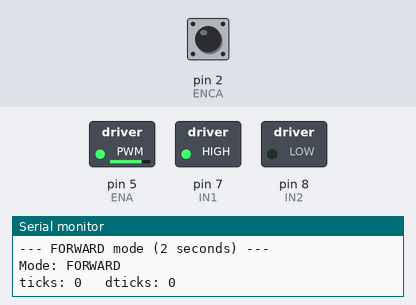
The sketch below on a simulated Arduino Uno, built with avr-gcc and run on an emulated ATmega328P. On the bench: switched loads named in the sketch (green lamp = pin HIGH), the last lines printed to the serial monitor. Inputs (shaded band) come from the test bench; at power-on: pin 2 (ENCA) HIGH.

Above: at 0.05 s.
At 2.05 s:
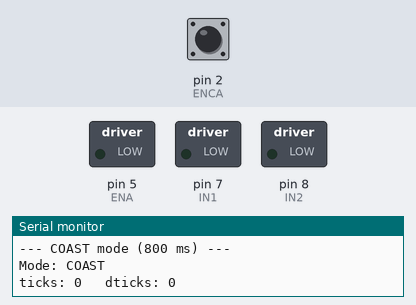
At 3.8 s:
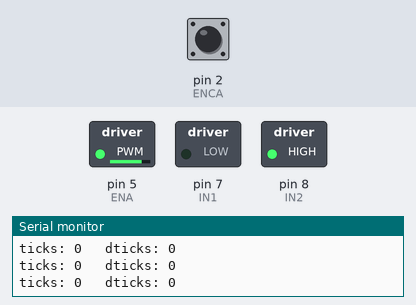
At 7.55 s:
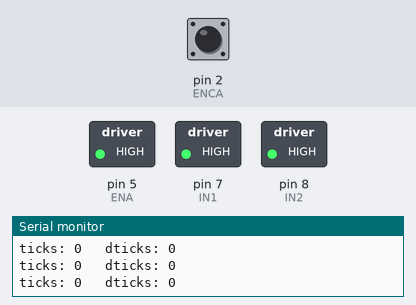
Timing chart, 0 to 9.9 s (numbered marks = the images above):
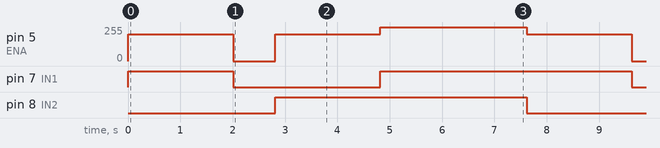

The sketch:

lab6_task4_hbridge.ino
```cpp
/*
 * Task 4: L298N H-Bridge Motor Driver Integration
 * Mechatronics Lab, Session 6 - University of Tehran
 *
 * Cycles the motor through FORWARD (2 s) -> COAST (800 ms) ->
 * REVERSE (2 s) -> BRAKE (800 ms), printing ticks every 200 ms.
 *
 * Wiring:
 *   Encoder A -> D2 (INT0), Encoder B -> D4, Encoder VCC -> 3.3 V
 *   L298N ENA -> D5 (PWM), IN1 -> D7, IN2 -> D8, motor supply 12 V
 */

#define ENCA 2
#define ENCB 4
#define ENA 5  // PWM pin for speed control
#define IN1 7  // Direction control 1
#define IN2 8  // Direction control 2

volatile long ticks = 0;
volatile uint32_t lastISRmicros = 0;
const uint32_t minEdgeUs = 50;  // Debounce threshold (us)

// Motor control modes
enum MotorMode { FORWARD, REVERSE, BRAKE, COAST };

void isrEncA() {
  uint32_t now = micros();
  if (now - lastISRmicros < minEdgeUs) return;
  lastISRmicros = now;

  bool b = digitalRead(ENCB);
  ticks += (b ? -1 : 1);
}

void setMotorMode(MotorMode mode, int pwmValue = 200) {
  switch (mode) {
    case FORWARD:
      digitalWrite(IN1, HIGH);
      digitalWrite(IN2, LOW);
      analogWrite(ENA, pwmValue);
      Serial.println("Mode: FORWARD");
      break;

    case REVERSE:
      digitalWrite(IN1, LOW);
      digitalWrite(IN2, HIGH);
      analogWrite(ENA, pwmValue);
      Serial.println("Mode: REVERSE");
      break;

    case BRAKE:
      // IN1 = IN2 = HIGH ties both motor terminals together (fast stop)
      digitalWrite(IN1, HIGH);
      digitalWrite(IN2, HIGH);
      analogWrite(ENA, 255);  // Full enable for maximum braking
      Serial.println("Mode: BRAKE");
      break;

    case COAST:
      // Bridge disabled: the motor freewheels
      digitalWrite(IN1, LOW);
      digitalWrite(IN2, LOW);
      analogWrite(ENA, 0);
      Serial.println("Mode: COAST");
      break;
  }
}

// Print ticks and tick change every 200 ms, `samples` times
void logTicks(int samples, long &lastTicks) {
  for (int i = 0; i < samples; i++) {
    noInterrupts();
    long current = ticks;
    interrupts();
    Serial.print("ticks: ");
    Serial.print(current);
    Serial.print("\t dticks: ");
    Serial.println(current - lastTicks);
    lastTicks = current;
    delay(200);
  }
}

void setup() {
  Serial.begin(115200);
  Serial.println("Task 4: L298N H-Bridge Control");
  Serial.println("Testing 4 modes: Forward, Coast, Reverse, Brake");

  // Encoder pins
  pinMode(ENCA, INPUT_PULLUP);
  pinMode(ENCB, INPUT_PULLUP);
  attachInterrupt(digitalPinToInterrupt(ENCA), isrEncA, RISING);

  // Motor control pins
  pinMode(ENA, OUTPUT);
  pinMode(IN1, OUTPUT);
  pinMode(IN2, OUTPUT);

  // Start in coast mode
  setMotorMode(COAST);
}

void loop() {
  // static so dticks stays correct across repeats of the test sequence
  static long lastTicks = 0;

  // 1. FORWARD for 2 seconds
  Serial.println("--- FORWARD mode (2 seconds) ---");
  setMotorMode(FORWARD, 200);
  logTicks(10, lastTicks);

  // 2. COAST for 800 ms
  Serial.println("--- COAST mode (800 ms) ---");
  setMotorMode(COAST);
  logTicks(4, lastTicks);

  // 3. REVERSE for 2 seconds
  Serial.println("--- REVERSE mode (2 seconds) ---");
  setMotorMode(REVERSE, 200);
  logTicks(10, lastTicks);

  // 4. BRAKE for 800 ms
  Serial.println("--- BRAKE mode (800 ms) ---");
  setMotorMode(BRAKE);
  logTicks(4, lastTicks);

  // Wait before repeating
  delay(2000);
}
```

Measured:
- by itself, pin 5 (ENA): repeats every 7.6 s: 0/255 0.80 s, 200/255 2.0 s, 255/255 2.8 s, 200/255 2.0 s
- by itself, pin 7 (IN1): repeats every 7.6 s: LOW 2.8 s, HIGH 4.8 s
- by itself, pin 8 (IN2): alternates HIGH for 4.8 s and LOW for 2.8 s
